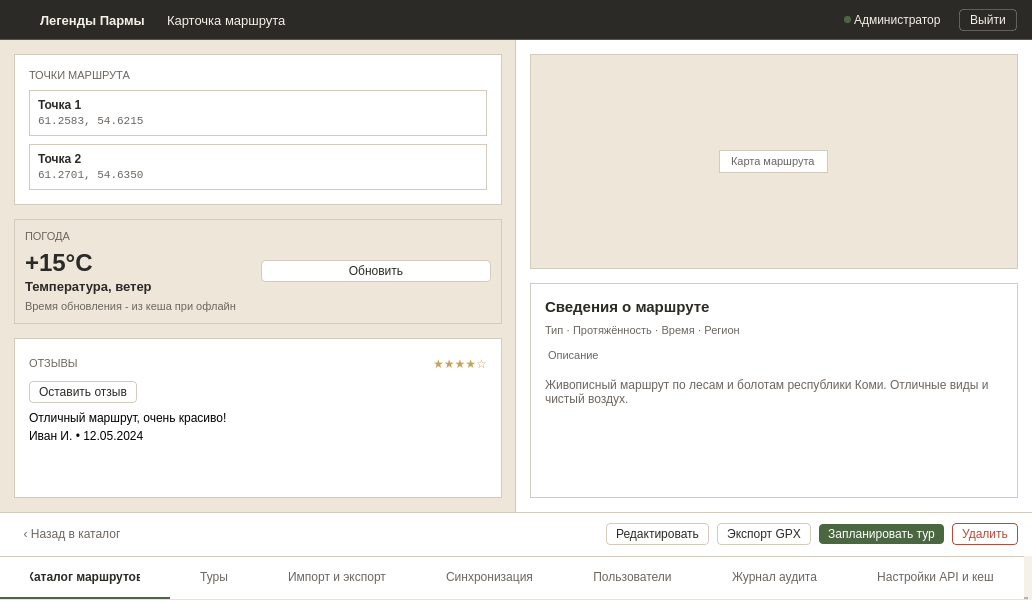
<?xml version="1.0" encoding="UTF-8"?>
<ui version="4.0">
 <class>mainWindow</class>
 <widget class="QMainWindow" name="mainWindow">
  <property name="geometry">
   <rect>
    <x>0</x>
    <y>0</y>
    <width>1032</width>
    <height>600</height>
   </rect>
  </property>
  <property name="windowTitle">
   <string>RouteCardWindow</string>
  </property>
  <property name="styleSheet">
   <string notr="true">#centralwidget { background-color: #F5F0E8; }
#headerFrame { background-color: #2C2A26; border-bottom: 1px solid rgba(255,255,255,0.2); }
#headerFrame QLabel { color: #F5F0E8; border: none; }
#logout_btn { background-color: transparent; color: #F5F0E8; border: 1px solid rgba(255, 255, 255, 0.25); padding: 3px 10px; font-size: 12px; border-radius: 4px; }
#logout_btn:hover { background-color: rgba(255, 255, 255, 0.08); border: 1px solid rgba(255, 255, 255, 0.4); }
#logout_btn:pressed { background-color: rgba(255, 255, 255, 0.12); border: 1px solid rgba(255, 255, 255, 0.5); }
#logout_btn:focus { border: 1px dashed #F5F0E8; }

#leftZone { background-color: #EDE6D9; border-right: 1px solid #D4CBBE; }
#rightZone { background-color: #FFFFFF; }
#rightZone QLabel { border: none; background: transparent; }
#pointsFrame, #reviewsFrame, #infoFrame { background-color: #FFFFFF; border: 1px solid #D4CBBE; }
#mapFrame { background-color: #EDE6D9; border: 1px solid #D4CBBE; }
#mapFrame QLabel { background: #FFFFFF; border: 1px solid #D4CBBE; color: #6B6560; font-size: 11px; padding: 4px 8px; }
#pointsFrame QLabel#lbl_points_title, #reviewsFrame QLabel#lbl_reviews_title, #rightZone QLabel#lbl_route_props, #rightZone QLabel#lbl_route_desc_title { font-size: 11px; color: #6B6560; }
#point1Frame, #point2Frame { background: #FFFFFF; border: 1px solid #D4CBBE; }
#point1Frame QLabel, #point2Frame QLabel { border: none; }
#point1Frame QLabel#lbl_p1_name, #point2Frame QLabel#lbl_p2_name { font-size: 12px; font-weight: 600; color: #2C2A26; }
#point1Frame QLabel#lbl_p1_coords, #point2Frame QLabel#lbl_p2_coords { font-size: 11px; font-family: monospace; color: #6B6560; }
#weatherFrame { background-color: #EDE6D9; border: 1px solid #D4CBBE; }
#weatherFrame QLabel { border: none; }
#weatherFrame QLabel#lbl_weather_title { font-size: 11px; color: #6B6560; }
#weatherFrame QLabel#lbl_temp { font-size: 24px; font-weight: 600; color: #2C2A26; }
#weatherFrame QLabel#lbl_weather_desc { font-size: 13px; font-weight: 600; color: #2C2A26; }
#weatherFrame QLabel#lbl_weather_cache { font-size: 11px; color: #6B6560; }
#reviewsFrame QLabel#lbl_stars { font-size: 12px; color: #C4A35A; }
#reviewItemLayout QLabel#lbl_review_text { font-size: 12px; color: #6B6560; }
#reviewItemLayout QLabel#lbl_review_author { font-size: 11px; color: #A39E94; }
#review_line { border: none; border-top: 1px solid #D4CBBE; max-height: 1px; }
#rightZone QLabel#lbl_route_title { font-size: 15px; font-weight: 600; color: #2C2A26; }
#rightZone QLabel#lbl_route_desc { font-size: 12px; color: #6B6560; }
#info_line { border: none; border-top: 1px solid #D4CBBE; max-height: 1px; }

#actionBarFrame { background-color: #FFFFFF; border-top: 1px solid #D4CBBE; }
#btn_back { padding: 3px 9px; font-size: 12px; color: #6B6560; background: transparent; border: none; }
#btn_back:hover { background: #F5F0E8; color: #2C2A26; }
#btn_back:pressed { background: #EDE6D9; }
#btn_back:focus { border: 1px dashed #4A6741; }

#btn_edit, #btn_export, #btn_leave_review, #btn_update_weather { background: #FFFFFF; color: #2C2A26; border: 1px solid #D4CBBE; padding: 3px 9px; font-size: 12px; border-radius: 4px; }
#btn_edit:hover, #btn_export:hover, #btn_leave_review:hover, #btn_update_weather:hover { background: #F5F0E8; border: 1px solid #4A6741; }
#btn_edit:pressed, #btn_export:pressed, #btn_leave_review:pressed, #btn_update_weather:pressed { background: #EDE6D9; }
#btn_edit:disabled, #btn_export:disabled, #btn_leave_review:disabled, #btn_update_weather:disabled { background: #FFFFFF; color: #A39E94; border: 1px solid #E5DFD4; }
#btn_edit:focus, #btn_export:focus, #btn_leave_review:focus, #btn_update_weather:focus { border: 1px dashed #4A6741; }

#btn_schedule { background: #4A6741; color: #FFFFFF; border: none; padding: 3px 9px; font-size: 12px; border-radius: 4px; }
#btn_schedule:hover { background: #3D5636; }
#btn_schedule:pressed { background: #334A2E; }
#btn_schedule:disabled { background: #A8B5A0; }
#btn_schedule:focus { border: 1px dashed #4A6741; }

#btn_delete { background: #FFFFFF; color: #B54A3A; border: 1px solid #B54A3A; padding: 3px 9px; font-size: 12px; border-radius: 4px; }
#btn_delete:hover { background: #F5E8E6; }
#btn_delete:pressed { background: #EBD5D1; }
#btn_delete:disabled { background: #FFFFFF; color: #D4A39C; border: 1px solid #E5C4BF; }
#btn_delete:focus { border: 1px dashed #4A6741; }

QTabWidget::panel { border: none; background-color: #FFFFFF; }
QTabBar { background-color: #FFFFFF; border: none; }
QTabBar::tab { height: 40px; background-color: #FFFFFF; color: #6B6560; font-size: 12px; font-weight: normal; padding: 0px 30px; border: none; border-bottom: 2px solid transparent; border-top: 1px solid #D4CBBE; text-align: center; }
QTabBar::tab:hover { color: #2C2A26; }
QTabBar::tab:selected { color: #2C2A26; font-weight: 600; border-bottom: 2px solid #4A6741; }</string>
  </property>
  <widget class="QWidget" name="centralwidget">
   <layout class="QVBoxLayout" name="verticalLayout">
    <property name="spacing"><number>0</number></property>
    <property name="leftMargin"><number>0</number></property>
    <property name="topMargin"><number>0</number></property>
    <property name="rightMargin"><number>0</number></property>
    <property name="bottomMargin"><number>0</number></property>
    <item>
     <widget class="QFrame" name="headerFrame">
      <property name="minimumSize"><size><width>0</width><height>40</height></size></property>
      <property name="maximumSize"><size><width>16777215</width><height>40</height></size></property>
      <layout class="QHBoxLayout" name="horizontalLayout">
       <property name="spacing"><number>0</number></property>
       <property name="leftMargin"><number>15</number></property>
       <property name="topMargin"><number>0</number></property>
       <property name="rightMargin"><number>15</number></property>
       <property name="bottomMargin"><number>0</number></property>
       <item>
        <widget class="QPushButton" name="logo">
         <property name="minimumSize"><size><width>22</width><height>22</height></size></property>
         <property name="maximumSize"><size><width>22</width><height>22</height></size></property>
         <property name="styleSheet"><string notr="true">QPushButton { background: transparent; margin-right: 12px; border: none; }</string></property>
         <property name="text"><string/></property>
         <property name="icon">
          <iconset resource="../qrc/login_res.qrc">
           <normaloff>:/login/icons/logo.png</normaloff>:/login/icons/logo.png</iconset>
         </property>
         <property name="iconSize"><size><width>18</width><height>18</height></size></property>
        </widget>
       </item>
       <item>
        <widget class="QLabel" name="name">
         <property name="styleSheet"><string notr="true">font-size: 13px; font-weight: bold; margin-right: 15px;</string></property>
         <property name="text"><string>Легенды Пармы</string></property>
        </widget>
       </item>
       <item>
        <widget class="QLabel" name="name_chart">
         <property name="styleSheet"><string notr="true">font-size: 13px; margin-right: 10px;</string></property>
         <property name="text"><string>Карточка маршрута</string></property>
        </widget>
       </item>
       <item>
        <spacer name="horizontalSpacer">
         <property name="orientation"><enum>Qt::Orientation::Horizontal</enum></property>
         <property name="sizeHint" stdset="0"><size><width>40</width><height>20</height></size></property>
        </spacer>
       </item>
       <item>
        <widget class="QLabel" name="status_lb">
         <property name="minimumSize"><size><width>7</width><height>7</height></size></property>
         <property name="maximumSize"><size><width>7</width><height>7</height></size></property>
         <property name="styleSheet"><string notr="true">background-color: #4A6741; border-radius: 3px; border: none;</string></property>
         <property name="text"><string/></property>
        </widget>
       </item>
       <item>
        <widget class="QLabel" name="role_lb">
         <property name="styleSheet"><string notr="true">font-size: 12px; margin-right: 15px;</string></property>
         <property name="text"><string>Администратор</string></property>
        </widget>
       </item>
       <item>
        <widget class="QPushButton" name="logout_btn">
         <property name="cursor"><cursorShape>PointingHandCursor</cursorShape></property>
         <property name="text"><string>Выйти</string></property>
        </widget>
       </item>
      </layout>
     </widget>
    </item>
    <item>
     <widget class="QFrame" name="mainContentFrame">
      <property name="frameShape"><enum>QFrame::Shape::NoFrame</enum></property>
      <layout class="QHBoxLayout" name="mainContentLayout">
       <property name="spacing"><number>0</number></property>
       <property name="leftMargin"><number>0</number></property>
       <property name="topMargin"><number>0</number></property>
       <property name="rightMargin"><number>0</number></property>
       <property name="bottomMargin"><number>0</number></property>
       <item>
        <widget class="QFrame" name="leftZone">
         <property name="sizePolicy"><sizepolicy hsizetype="Expanding" vsizetype="Preferred"><horstretch>1</horstretch><verstretch>0</verstretch></sizepolicy></property>
         <property name="frameShape"><enum>QFrame::Shape::NoFrame</enum></property>
         <layout class="QVBoxLayout" name="leftZoneLayout">
          <property name="spacing"><number>14</number></property>
          <property name="leftMargin"><number>14</number></property>
          <property name="topMargin"><number>14</number></property>
          <property name="rightMargin"><number>14</number></property>
          <property name="bottomMargin"><number>14</number></property>
          <item>
           <widget class="QFrame" name="pointsFrame">
            <property name="sizePolicy"><sizepolicy hsizetype="Preferred" vsizetype="Maximum"><horstretch>0</horstretch><verstretch>0</verstretch></sizepolicy></property>
            <layout class="QVBoxLayout" name="pointsLayout">
             <property name="spacing"><number>8</number></property>
             <property name="leftMargin"><number>14</number></property>
             <property name="topMargin"><number>14</number></property>
             <property name="rightMargin"><number>14</number></property>
             <property name="bottomMargin"><number>14</number></property>
             <item>
              <widget class="QLabel" name="lbl_points_title">
               <property name="text"><string>ТОЧКИ МАРШРУТА</string></property>
              </widget>
             </item>
             <item>
              <widget class="QFrame" name="point1Frame">
               <layout class="QVBoxLayout" name="point1Layout">
                <property name="spacing"><number>2</number></property>
                <property name="leftMargin"><number>8</number></property>
                <property name="topMargin"><number>7</number></property>
                <property name="rightMargin"><number>8</number></property>
                <property name="bottomMargin"><number>7</number></property>
                <item>
                 <widget class="QLabel" name="lbl_p1_name">
                  <property name="text"><string>Точка 1</string></property>
                 </widget>
                </item>
                <item>
                 <widget class="QLabel" name="lbl_p1_coords">
                  <property name="text"><string>61.2583, 54.6215</string></property>
                 </widget>
                </item>
               </layout>
              </widget>
             </item>
             <item>
              <widget class="QFrame" name="point2Frame">
               <layout class="QVBoxLayout" name="point2Layout">
                <property name="spacing"><number>2</number></property>
                <property name="leftMargin"><number>8</number></property>
                <property name="topMargin"><number>7</number></property>
                <property name="rightMargin"><number>8</number></property>
                <property name="bottomMargin"><number>7</number></property>
                <item>
                 <widget class="QLabel" name="lbl_p2_name">
                  <property name="text"><string>Точка 2</string></property>
                 </widget>
                </item>
                <item>
                 <widget class="QLabel" name="lbl_p2_coords">
                  <property name="text"><string>61.2701, 54.6350</string></property>
                 </widget>
                </item>
               </layout>
              </widget>
             </item>
            </layout>
           </widget>
          </item>
          <item>
           <widget class="QFrame" name="weatherFrame">
            <property name="sizePolicy"><sizepolicy hsizetype="Preferred" vsizetype="Maximum"><horstretch>0</horstretch><verstretch>0</verstretch></sizepolicy></property>
            <layout class="QVBoxLayout" name="weatherLayout">
             <property name="spacing"><number>6</number></property>
             <property name="leftMargin"><number>10</number></property>
             <property name="topMargin"><number>10</number></property>
             <property name="rightMargin"><number>10</number></property>
             <property name="bottomMargin"><number>10</number></property>
             <item>
              <widget class="QLabel" name="lbl_weather_title">
               <property name="text"><string>ПОГОДА</string></property>
              </widget>
             </item>
             <item>
              <layout class="QHBoxLayout" name="weatherTopLayout">
               <item>
                <layout class="QVBoxLayout" name="weatherInfoLayout">
                 <property name="spacing"><number>2</number></property>
                 <item>
                  <widget class="QLabel" name="lbl_temp">
                   <property name="text"><string>+15°C</string></property>
                  </widget>
                 </item>
                 <item>
                  <widget class="QLabel" name="lbl_weather_desc">
                   <property name="text"><string>Температура, ветер</string></property>
                  </widget>
                 </item>
                </layout>
               </item>
               <item>
                <widget class="QPushButton" name="btn_update_weather">
                 <property name="cursor"><cursorShape>PointingHandCursor</cursorShape></property>
                 <property name="text"><string>Обновить</string></property>
                </widget>
               </item>
              </layout>
             </item>
             <item>
              <widget class="QLabel" name="lbl_weather_cache">
               <property name="text"><string>Время обновления - из кеша при офлайн</string></property>
              </widget>
             </item>
            </layout>
           </widget>
          </item>
          <item>
           <widget class="QFrame" name="reviewsFrame">
            <property name="sizePolicy"><sizepolicy hsizetype="Preferred" vsizetype="Expanding"><horstretch>0</horstretch><verstretch>1</verstretch></sizepolicy></property>
            <layout class="QVBoxLayout" name="reviewsLayout">
             <property name="spacing"><number>8</number></property>
             <property name="leftMargin"><number>14</number></property>
             <property name="topMargin"><number>14</number></property>
             <property name="rightMargin"><number>14</number></property>
             <property name="bottomMargin"><number>14</number></property>
             <item>
              <layout class="QHBoxLayout" name="reviewsHeaderLayout">
               <item>
                <widget class="QLabel" name="lbl_reviews_title">
                 <property name="text"><string>ОТЗЫВЫ</string></property>
                </widget>
               </item>
               <item>
                <spacer name="reviews_spacer">
                 <property name="orientation"><enum>Qt::Orientation::Horizontal</enum></property>
                 <property name="sizeHint" stdset="0"><size><width>40</width><height>20</height></size></property>
                </spacer>
               </item>
               <item>
                <widget class="QLabel" name="lbl_stars">
                 <property name="text"><string>★★★★☆</string></property>
                </widget>
               </item>
              </layout>
             </item>
             <item>
              <widget class="QPushButton" name="btn_leave_review">
               <property name="sizePolicy"><sizepolicy hsizetype="Maximum" vsizetype="Fixed"><horstretch>0</horstretch><verstretch>0</verstretch></sizepolicy></property>
               <property name="cursor"><cursorShape>PointingHandCursor</cursorShape></property>
               <property name="text"><string>Оставить отзыв</string></property>
              </widget>
             </item>
             <item>
              <layout class="QVBoxLayout" name="reviewItemLayout">
               <property name="spacing"><number>4</number></property>
               <item>
                <widget class="QLabel" name="lbl_review_text">
                 <property name="text"><string>Отличный маршрут, очень красиво!</string></property>
                </widget>
               </item>
               <item>
                <widget class="QLabel" name="lbl_review_author">
                 <property name="text"><string>Иван И. • 12.05.2024</string></property>
                </widget>
               </item>
               <item>
                <widget class="QFrame" name="review_line">
                 <property name="frameShape"><enum>QFrame::Shape::NoFrame</enum></property>
                </widget>
               </item>
              </layout>
             </item>
             <item>
              <spacer name="reviews_bottom_spacer">
               <property name="orientation"><enum>Qt::Orientation::Vertical</enum></property>
               <property name="sizeHint" stdset="0"><size><width>20</width><height>40</height></size></property>
              </spacer>
             </item>
            </layout>
           </widget>
          </item>
         </layout>
        </widget>
       </item>
       <item>
        <widget class="QFrame" name="rightZone">
         <property name="sizePolicy"><sizepolicy hsizetype="Expanding" vsizetype="Preferred"><horstretch>1</horstretch><verstretch>0</verstretch></sizepolicy></property>
         <property name="frameShape"><enum>QFrame::Shape::NoFrame</enum></property>
         <layout class="QVBoxLayout" name="rightZoneLayout">
          <property name="spacing"><number>14</number></property>
          <property name="leftMargin"><number>14</number></property>
          <property name="topMargin"><number>14</number></property>
          <property name="rightMargin"><number>14</number></property>
          <property name="bottomMargin"><number>14</number></property>
          <item>
           <widget class="QFrame" name="mapFrame">
            <property name="sizePolicy"><sizepolicy hsizetype="Preferred" vsizetype="Expanding"><horstretch>0</horstretch><verstretch>1</verstretch></sizepolicy></property>
            <layout class="QVBoxLayout" name="mapLayout">
             <item alignment="Qt::AlignmentFlag::AlignCenter">
              <widget class="QLabel" name="lbl_map_placeholder">
               <property name="text"><string>Карта маршрута</string></property>
              </widget>
             </item>
            </layout>
           </widget>
          </item>
          <item>
           <widget class="QFrame" name="infoFrame">
            <property name="sizePolicy"><sizepolicy hsizetype="Preferred" vsizetype="Expanding"><horstretch>0</horstretch><verstretch>1</verstretch></sizepolicy></property>
            <layout class="QVBoxLayout" name="infoLayout">
             <property name="spacing"><number>8</number></property>
             <property name="leftMargin"><number>14</number></property>
             <property name="topMargin"><number>14</number></property>
             <property name="rightMargin"><number>14</number></property>
             <property name="bottomMargin"><number>14</number></property>
             <item>
              <widget class="QLabel" name="lbl_route_title">
               <property name="text"><string>Сведения о маршруте</string></property>
              </widget>
             </item>
             <item>
              <widget class="QLabel" name="lbl_route_props">
               <property name="text"><string>Тип · Протяжённость · Время · Регион</string></property>
              </widget>
             </item>
             <item>
              <widget class="QLabel" name="lbl_route_desc_title">
               <property name="styleSheet"><string notr="true">margin-top: 4px;</string></property>
               <property name="text"><string>Описание</string></property>
              </widget>
             </item>
             <item>
              <widget class="QFrame" name="info_line">
               <property name="frameShape"><enum>QFrame::Shape::NoFrame</enum></property>
              </widget>
             </item>
             <item>
              <widget class="QLabel" name="lbl_route_desc">
               <property name="text"><string>Живописный маршрут по лесам и болотам республики Коми. Отличные виды и чистый воздух.</string></property>
               <property name="wordWrap"><bool>true</bool></property>
              </widget>
             </item>
             <item>
              <spacer name="info_bottom_spacer">
               <property name="orientation"><enum>Qt::Orientation::Vertical</enum></property>
               <property name="sizeHint" stdset="0"><size><width>20</width><height>40</height></size></property>
              </spacer>
             </item>
            </layout>
           </widget>
          </item>
         </layout>
        </widget>
       </item>
      </layout>
     </widget>
    </item>
    <item>
     <widget class="QFrame" name="actionBarFrame">
      <property name="minimumSize"><size><width>0</width><height>44</height></size></property>
      <property name="maximumSize"><size><width>16777215</width><height>44</height></size></property>
      <layout class="QHBoxLayout" name="actionBarLayout">
       <property name="spacing"><number>8</number></property>
       <property name="leftMargin"><number>14</number></property>
       <property name="topMargin"><number>0</number></property>
       <property name="rightMargin"><number>14</number></property>
       <property name="bottomMargin"><number>0</number></property>
       <item>
        <widget class="QPushButton" name="btn_back">
         <property name="cursor"><cursorShape>PointingHandCursor</cursorShape></property>
         <property name="text"><string>‹ Назад в каталог</string></property>
        </widget>
       </item>
       <item>
        <spacer name="actionBarSpacer">
         <property name="orientation"><enum>Qt::Orientation::Horizontal</enum></property>
         <property name="sizeHint" stdset="0"><size><width>40</width><height>20</height></size></property>
        </spacer>
       </item>
       <item>
        <widget class="QPushButton" name="btn_edit">
         <property name="cursor"><cursorShape>PointingHandCursor</cursorShape></property>
         <property name="text"><string>Редактировать</string></property>
        </widget>
       </item>
       <item>
        <widget class="QPushButton" name="btn_export">
         <property name="cursor"><cursorShape>PointingHandCursor</cursorShape></property>
         <property name="text"><string>Экспорт GPX</string></property>
        </widget>
       </item>
       <item>
        <widget class="QPushButton" name="btn_schedule">
         <property name="cursor"><cursorShape>PointingHandCursor</cursorShape></property>
         <property name="text"><string>Запланировать тур</string></property>
        </widget>
       </item>
       <item>
        <widget class="QPushButton" name="btn_delete">
         <property name="cursor"><cursorShape>PointingHandCursor</cursorShape></property>
         <property name="text"><string>Удалить</string></property>
        </widget>
       </item>
      </layout>
     </widget>
    </item>
    <item>
     <widget class="QTabWidget" name="tabWidget">
      <property name="sizePolicy"><sizepolicy hsizetype="Maximum" vsizetype="Fixed"><horstretch>0</horstretch><verstretch>0</verstretch></sizepolicy></property>
      <property name="minimumSize"><size><width>0</width><height>44</height></size></property>
      <property name="maximumSize"><size><width>16777215</width><height>44</height></size></property>
      <property name="tabPosition"><enum>QTabWidget::TabPosition::North</enum></property>
      <property name="currentIndex"><number>0</number></property>
      <property name="usesScrollButtons"><bool>false</bool></property>
      <property name="tabsClosable"><bool>false</bool></property>
      <property name="drawBase" stdset="0"><bool>false</bool></property>
      <widget class="QWidget" name="tab_36"><attribute name="title"><string>Каталог маршрутов</string></attribute></widget>
      <widget class="QWidget" name="tab_37"><attribute name="title"><string>Туры</string></attribute></widget>
      <widget class="QWidget" name="tab_38"><attribute name="title"><string>Импорт и экспорт</string></attribute></widget>
      <widget class="QWidget" name="tab_39"><attribute name="title"><string>Синхронизация</string></attribute></widget>
      <widget class="QWidget" name="tab_40"><attribute name="title"><string>Пользователи</string></attribute></widget>
      <widget class="QWidget" name="tab_41"><attribute name="title"><string>Журнал аудита</string></attribute></widget>
      <widget class="QWidget" name="tab_42"><attribute name="title"><string>Настройки API и кеш</string></attribute></widget>
     </widget>
    </item>
   </layout>
  </widget>
 </widget>
 <resources>
  <include location="../qrc/login_res.qrc"/>
 </resources>
 <connections/>
</ui>
